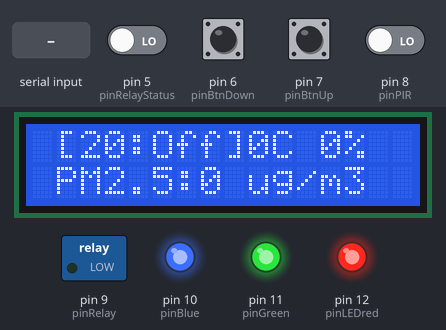
Bench run of a sketch on a simulated Arduino Mega 2560, built with avr-gcc and run on an emulated ATmega2560. Parts: 16×2 character LCD, switched loads named in the sketch (green lamp = pin HIGH), output pins drawn as LEDs (lit = HIGH). The test bench sets the inputs (shaded band); at power-on: pin 5 (pinRelayStatus), pin 6 (pinBtnDown), pin 7 (pinBtnUp), pin 8 (pinPIR) LOW. What the sketch prints to the serial monitor is not drawn.

Above: at 1.5 s.
1.6 s: pin 5 (pinRelayStatus) driven HIGH
At 4.0 s:
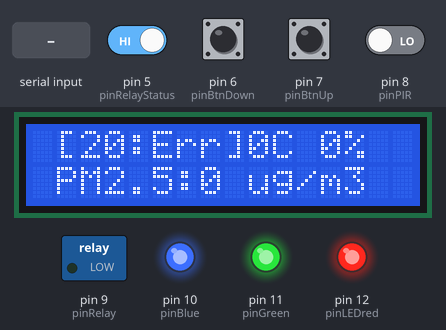
4.7 s: pin 6 (pinBtnDown) pulled HIGH for 0.65 s
At 5.4 s:
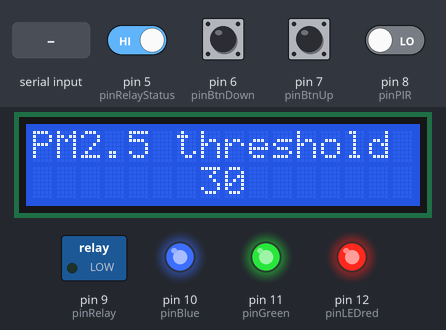
6.8 s: "1" received over the second serial link
10.9 s: pin 5 (pinRelayStatus) driven LOW
At 12.9 s:
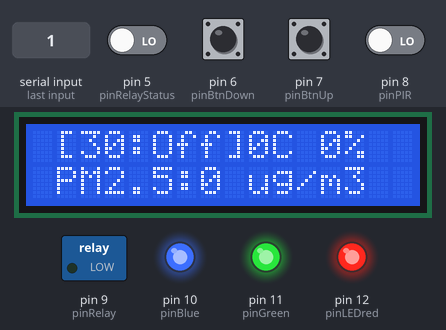
13.0 s: pin 7 (pinBtnUp) pulled HIGH for 0.65 s
At 13.7 s:
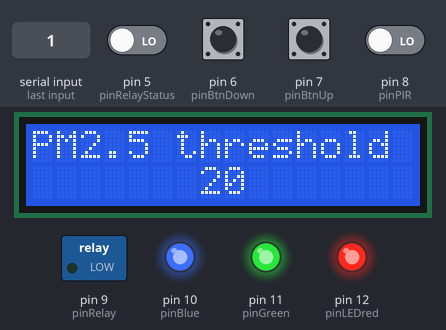
15.1 s: pin 6 (pinBtnDown) pulled HIGH for 1 s
At 16.4 s:
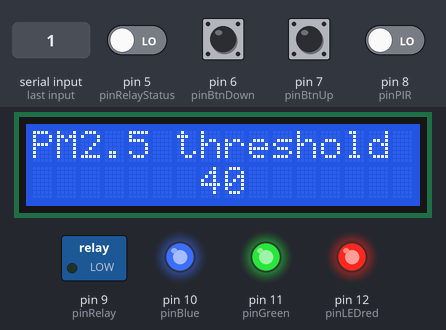
Timing chart, 0 to 18.1 s (numbered marks = the images above; inputs shaded):
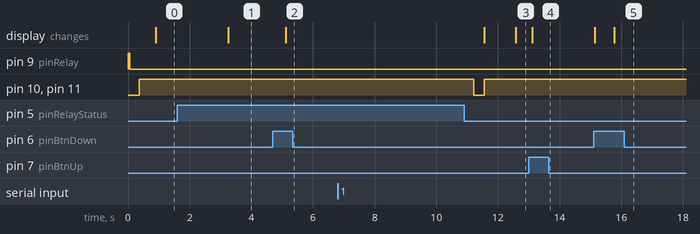

Measured:
- after the input at 1.6 s, the display: changes after 1.7 s (image 1)
- after the input at 4.7 s, the display: changes after 0.42 s (image 2)
- after the input at 6.8 s, every drawn part: stays the same
- after the input at 10.9 s, the display: first differs from a run without the input after 1.7 s (image 3)
- after the input at 13.0 s, the display: changes after 0.12 s (image 4)
- after the input at 15.1 s, the display: first changes at once (image 5 shows a later state)

The sketch:

bear.ino
```cpp
#include <SoftwareSerial.h>
SoftwareSerial Serial1(2, 3); // RX, TX
#include <Wire.h>
#include <LiquidCrystal_I2C.h>
//LiquidCrystal_I2C lcd(0x27, 16, 2);
LiquidCrystal_I2C lcd(0x3f, 2, 1, 0, 4, 5, 6, 7, 3, POSITIVE);

int pm25_onoffThreshold = 20;
int accuThresholdCount = 3;  //重複超過幾次才啟動
boolean disablePIR = 1; //PIR是否作用? 若無作用則LCD的背光持續開啟

byte pinLEDred = 12;
byte pinBlue = 10;
byte pinGreen = 11;
byte pinRelay = 9;
byte pinPIR = 8;
byte pinBtnUp = 7;
byte pinBtnDown = 6;
byte pinRelayStatus = 5;  //接到IO port OUT#1, 接收來自relay的status
//byte pinIOreceive_1 = 4;
//byte pinIOsend_1 = 9;

long pmcf10 = 0;
long pmcf25 = 0;
long pmcf100 = 0;
long pmat10 = 0;
long pmat25 = 0;
long pmat100 = 0;
unsigned int temperature = 0;
unsigned int humandity = 0;

char buf[50];
boolean deviceOnOffStatus = 0;
boolean pm25Over = 0;
boolean last_pm25Over = 0;
String displayOnOff;
int countOver = 0;  //累計for accuThresholdCount

void displayLCD(int yPosition, String txtMSG) {
  int xPos = (16 - txtMSG.length()) / 2;
  if (xPos < 0) xPos = 0;
  lcd.setCursor(xPos, yPosition);
  lcd.print(txtMSG);
}

void onoffDevice(boolean command) {
  deviceOnOffStatus = command;
  if (command == 0) {
    digitalWrite(pinRelay, LOW);
  } else {
    digitalWrite(pinRelay, HIGH);
  }
  delay(300);
}

void adjustThreshold(boolean upStatus, boolean downStatus) {
  if(upStatus==1 && downStatus==1) {
    lcd.backlight();
    if(disablePIR==0) {
      disablePIR = 1;
      displayLCD(0, "PIR Configuration");
      displayLCD(1, "  PIR disabled  ");

    }else{
      disablePIR = 0;
      displayLCD(0, "[Configuration] ");
      displayLCD(1, "  PIR enabled   ");

    }
    delay(600);
    //if(disablePIR==0) lcd.noBacklight();
  }

  if(upStatus==1 && downStatus==0) {
    lcd.backlight();
    pm25_onoffThreshold -= 10;
    if(pm25_onoffThreshold<0) pm25_onoffThreshold=300;
    displayLCD(0, "PM2.5 threshold ");
    displayLCD(1, "                ");
    displayLCD(1, String(pm25_onoffThreshold));
    delay(600);
    //if(disablePIR==0) lcd.noBacklight();
  }

  if(upStatus==0 && downStatus==1) {
    lcd.backlight();
    pm25_onoffThreshold += 10;
    if(pm25_onoffThreshold>300) pm25_onoffThreshold=0;
    displayLCD(0, "PM2.5 threshold ");
    displayLCD(1, "                ");
    displayLCD(1, String(pm25_onoffThreshold));
    delay(600);
    //if(disablePIR==0) lcd.noBacklight();
  }
}

void setup() {
  pinMode(pinLEDred, OUTPUT);
  pinMode(pinBlue, OUTPUT);
  pinMode(pinGreen, OUTPUT);
  pinMode(pinPIR, INPUT);
  pinMode(pinRelay, OUTPUT);
  pinMode(pinRelayStatus, INPUT);
  digitalWrite(pinRelay, HIGH);
  pinMode(pinBtnUp, INPUT);
  pinMode(pinBtnDown, INPUT);

  digitalWrite(pinLEDred, LOW);
  digitalWrite(pinBlue, LOW);
  digitalWrite(pinGreen, LOW);
  digitalWrite(pinLEDred, HIGH);

  Serial.begin(9600);
  Serial1.begin(9600);
  Serial.println("Setup");
  //lcd.init();
  lcd.begin(16, 2);
  //lcd.backlight();

  onoffDevice(0);
}

void loop() { // run over and over
  digitalWrite(pinLEDred, HIGH);
  digitalWrite(pinBlue, HIGH);
  digitalWrite(pinGreen, HIGH);

  boolean pirStatus = digitalRead(pinPIR);
  boolean btnUp_status = digitalRead(pinBtnUp);
  boolean btnDown_status = digitalRead(pinBtnDown);
  boolean relay_status = digitalRead(pinRelayStatus);

  if(btnUp_status==1 or btnDown_status==1) {
    adjustThreshold(btnUp_status, btnDown_status);
    long timeStart = millis();
    while ((millis()-timeStart) <5000) {
      btnUp_status = digitalRead(pinBtnUp);
      btnDown_status = digitalRead(pinBtnDown);
        if(btnUp_status==1 or btnDown_status==1) {
          timeStart = millis();
          adjustThreshold(btnUp_status, btnDown_status);
        }
    }
  }

  // put your main code here, to run repeatedly:
  int count = 0;
  unsigned char c;
  unsigned char high;

  Serial.println("read air data.");
  delay(500);

  while (Serial1.available()) {
    digitalWrite(pinLEDred, HIGH);
    digitalWrite(pinBlue, LOW);
    digitalWrite(pinGreen, LOW);

    c = Serial1.read();
    if ((count == 0 && c != 0x42) || (count == 1 && c != 0x4d)) {
      Serial.println("check failed");
      break;
    }
    if (count > 27) {
      Serial.println("complete");
      break;
    }
    else if ( count == 6 || count == 24|| count == 26) {
      high = c;
    }
    else if (count == 7) {
      pmcf25 = 256 * high + c;
      //Serial.print("CF=1, PM2.5=");
      //Serial.print(pmcf25);
      //Serial.println(" ug/m3");
    }
    else if (count == 25) {
      temperature = (256 * high + c)/10 ;
      Serial.print("temperature=");
      Serial.print(temperature);
      Serial.println(" C");
    }
    else if (count == 27) {
      humandity = (256 * high + c)/10 ;
      Serial.print("humandity=");
      Serial.print(humandity);
      Serial.println(" %");
    }
    count++;
  }
  //Serial.print("PM25="); Serial.println(pmcf25);
  last_pm25Over = pm25Over;
  if (pmcf25 > pm25_onoffThreshold) {
    Serial.println("TEST: PIR:" + String(pirStatus) + " deviceOnOffStatus=" + String(deviceOnOffStatus) + " IO1_pin=" + String(digitalRead(pinRelay)) + " pmcf25=" + String(pmcf25) + " pm25_onoffThreshold=" + String(pm25_onoffThreshold) + " btnUP:" + String(btnUp_status) + " btnDown:" + String(btnDown_status));
    pm25Over = 1;
  } else {
    pm25Over = 0;
  }

  if (last_pm25Over == pm25Over) {
    countOver += 1;
  } else {
    countOver = 0;
  }

  if (countOver > accuThresholdCount) {
    Serial.println("pmcf25=" + String(pmcf25) + " pm25_onoffThreshold=" + String(pm25_onoffThreshold) + " / pm25Ov=" + String(pmcf25) + " ,pm25Over=" + String(pm25Over));
    if (pm25Over == 1) {

      if (deviceOnOffStatus == 0) {
        onoffDevice(1);
        Serial.println("deviceOnOffStatus is  Off (0) now, run onoffDevice(1) ");
      }
    } else {
      if (deviceOnOffStatus == 1){
        onoffDevice(0);
        Serial.println("deviceOnOffStatus is  On (1) now, run onoffDevice(0) ");
      }
    }
    countOver = 0;
  }

  if (deviceOnOffStatus == relay_status) {
    if(deviceOnOffStatus==0) {
      displayOnOff = "Off";
    } else {
      displayOnOff = "On";
    }
  }else{
    displayOnOff = "Err";
    //Try to fix the error
    onoffDevice(deviceOnOffStatus);
  }
  Serial.println("relay_status="+String(relay_status) + " / deviceOnOffStatus=" + String(deviceOnOffStatus));

  //Serial.println("countOver=" + String( countOver) + " pm25Over=" + String(pm25Over));

  if(disablePIR==0) {
    if (pirStatus == 1) {
      lcd.backlight();
    } else {
      lcd.noBacklight();
    }
  }
  //displayLCD(0, "                ");
  Serial.println("[" + String(pm25_onoffThreshold) + ":" + displayOnOff + "] " + String(temperature) +  "C " + String(humandity) + "%");
  displayLCD(0, " [" + String(pm25_onoffThreshold) + ":" + displayOnOff + "]" + String(temperature) +  "C " + String(humandity) + "% ");
  //displayLCD(1, "                ");
  displayLCD(1, " PM2.5:" + String(pmcf25) + " ug/m3 ");


  while (Serial1.available()) Serial1.read();
  Serial.println();
  digitalWrite(pinLEDred, HIGH);
  digitalWrite(pinBlue, HIGH);
  digitalWrite(pinGreen, HIGH);
  delay(500);
}
```
